Frame 1 (no input): blank canvas, image omitted
Frame 60 (the mouse pressed at the canvas centre just before this capture): blank canvas, image omitted
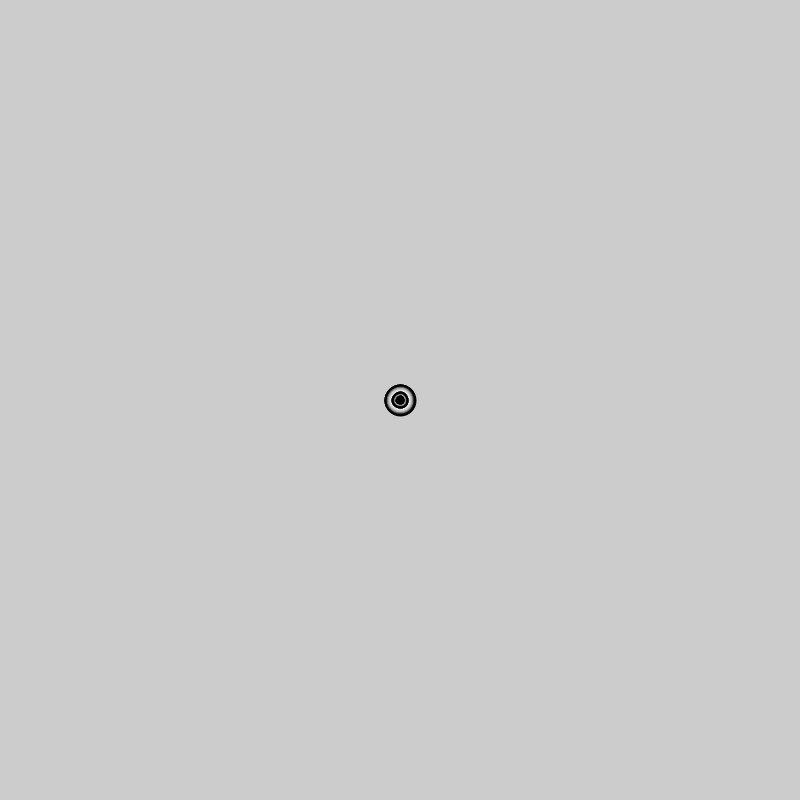
Frame 120 (the mouse held since frame 60 and released just before this capture)

The Processing sketch whose frames 1 and 60 were blank and that drew this single picture after the mouse press (run headless with seeded random() and noise(); from frame 60 on, the mouse is pressed at the canvas centre):

// Processing sketch: tp_adaptacion_de_codigo
// ── tp_adaptacion_de_codigo.pde

int radio = 0 ;
void setup() {
  size(800, 800);
}

void draw() {
  if (mousePressed) {
    radio++;
    reCirculitos( mouseX, mouseY, radio, radio);
  }
}

void mouseReleased() {
  radio = 0 ;
}

void reCirculitos(float x, float y, float w, float h) {
  rectMode(RADIUS);
  strokeWeight(2);
  fill(255, 30);
  ellipse(x, y, w/2, h/2);
  noFill();
  ellipse(x, y, w/4, h/4);
  ellipse(x, y, w/8, h/8);
  ellipse(x, y, w/16, h/16);
  ellipse(x, y, w/32, h/32);
  ellipse(x, y, w/64, h/64);
}
